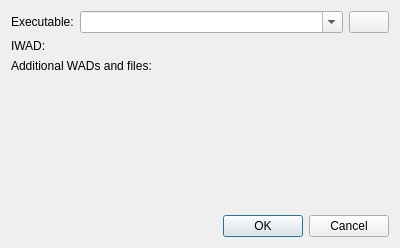
<?xml version="1.0" encoding="UTF-8"?>
<ui version="4.0">
 <class>IwadAndWadsPickerDialog</class>
 <widget class="QDialog" name="IwadAndWadsPickerDialog">
  <property name="geometry">
   <rect>
    <x>0</x>
    <y>0</y>
    <width>400</width>
    <height>248</height>
   </rect>
  </property>
  <property name="windowTitle">
   <string>Dialog</string>
  </property>
  <layout class="QVBoxLayout" name="verticalLayout">
   <item>
    <layout class="QFormLayout" name="formLayout">
     <item row="0" column="0">
      <widget class="QLabel" name="labelExecutable">
       <property name="text">
        <string>Executable:</string>
       </property>
      </widget>
     </item>
     <item row="1" column="1">
      <widget class="IwadPicker" name="iwadPicker" native="true">
       <property name="sizePolicy">
        <sizepolicy hsizetype="Expanding" vsizetype="Preferred">
         <horstretch>0</horstretch>
         <verstretch>0</verstretch>
        </sizepolicy>
       </property>
      </widget>
     </item>
     <item row="1" column="0">
      <widget class="QLabel" name="label">
       <property name="text">
        <string>IWAD:</string>
       </property>
      </widget>
     </item>
     <item row="0" column="1">
      <layout class="QHBoxLayout" name="horizontalLayout_7">
       <item>
        <widget class="QComboBox" name="executableInput">
         <property name="sizePolicy">
          <sizepolicy hsizetype="Expanding" vsizetype="Fixed">
           <horstretch>0</horstretch>
           <verstretch>0</verstretch>
          </sizepolicy>
         </property>
         <property name="editable">
          <bool>true</bool>
         </property>
        </widget>
       </item>
       <item>
        <widget class="QPushButton" name="btnBrowseExecutable">
         <property name="toolTip">
          <string>Browse</string>
         </property>
        </widget>
       </item>
      </layout>
     </item>
    </layout>
   </item>
   <item>
    <widget class="QLabel" name="label_2">
     <property name="text">
      <string>Additional WADs and files:</string>
     </property>
    </widget>
   </item>
   <item>
    <widget class="WadsPicker" name="wadsPicker" native="true">
     <property name="sizePolicy">
      <sizepolicy hsizetype="Preferred" vsizetype="Expanding">
       <horstretch>0</horstretch>
       <verstretch>0</verstretch>
      </sizepolicy>
     </property>
    </widget>
   </item>
   <item>
    <widget class="QDialogButtonBox" name="buttonBox">
     <property name="orientation">
      <enum>Qt::Horizontal</enum>
     </property>
     <property name="standardButtons">
      <set>QDialogButtonBox::Cancel|QDialogButtonBox::Ok</set>
     </property>
    </widget>
   </item>
  </layout>
 </widget>
 <customwidgets>
  <customwidget>
   <class>WadsPicker</class>
   <extends>QWidget</extends>
   <header>gui/createserver/wadspicker.h</header>
   <container>1</container>
  </customwidget>
  <customwidget>
   <class>IwadPicker</class>
   <extends>QWidget</extends>
   <header>gui/createserver/iwadpicker.h</header>
   <container>1</container>
  </customwidget>
 </customwidgets>
 <tabstops>
  <tabstop>executableInput</tabstop>
  <tabstop>btnBrowseExecutable</tabstop>
  <tabstop>buttonBox</tabstop>
 </tabstops>
 <resources>
  <include location="../../../../media/resources.qrc"/>
 </resources>
 <connections>
  <connection>
   <sender>buttonBox</sender>
   <signal>accepted()</signal>
   <receiver>IwadAndWadsPickerDialog</receiver>
   <slot>accept()</slot>
   <hints>
    <hint type="sourcelabel">
     <x>257</x>
     <y>238</y>
    </hint>
    <hint type="destinationlabel">
     <x>157</x>
     <y>247</y>
    </hint>
   </hints>
  </connection>
  <connection>
   <sender>buttonBox</sender>
   <signal>rejected()</signal>
   <receiver>IwadAndWadsPickerDialog</receiver>
   <slot>reject()</slot>
   <hints>
    <hint type="sourcelabel">
     <x>325</x>
     <y>238</y>
    </hint>
    <hint type="destinationlabel">
     <x>286</x>
     <y>247</y>
    </hint>
   </hints>
  </connection>
  <connection>
   <sender>btnBrowseExecutable</sender>
   <signal>clicked()</signal>
   <receiver>IwadAndWadsPickerDialog</receiver>
   <slot>browseExecutable()</slot>
   <hints>
    <hint type="sourcelabel">
     <x>379</x>
     <y>17</y>
    </hint>
    <hint type="destinationlabel">
     <x>398</x>
     <y>18</y>
    </hint>
   </hints>
  </connection>
 </connections>
 <slots>
  <slot>browseExecutable()</slot>
 </slots>
</ui>
